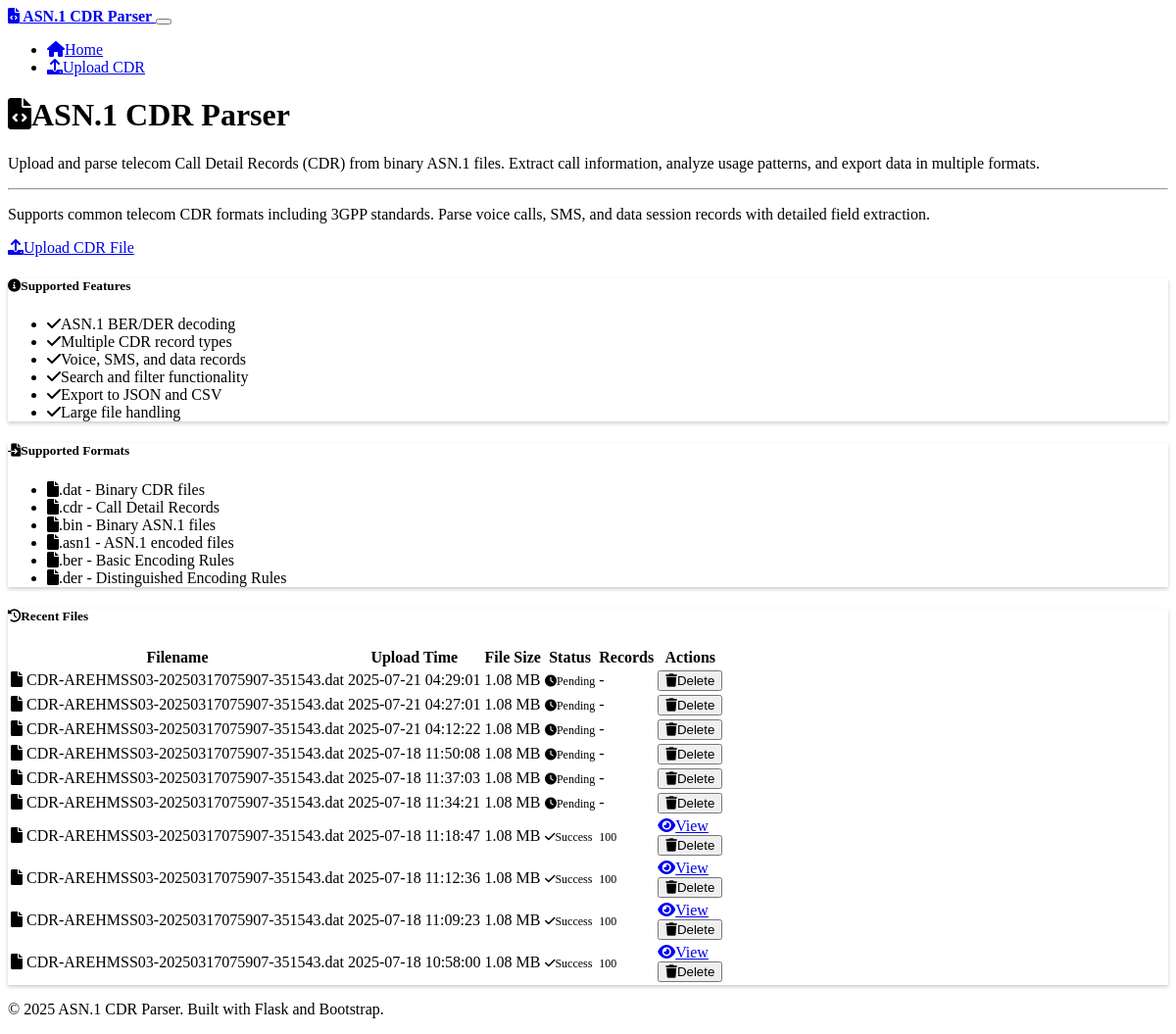
The page / on the database its author committed.
### models.py (models this page shows)
class CDRFile(db.Model):
    id = db.Column(db.Integer, primary_key=True)
    filename = db.Column(db.String(255), nullable=False)
    original_filename = db.Column(db.String(255), nullable=False)
    file_size = db.Column(db.Integer, nullable=False)
    upload_time = db.Column(db.DateTime, default=datetime.utcnow)
    parse_status = db.Column(db.String(50), default='pending')  # pending, success, error
    error_message = db.Column(db.Text)
    records_count = db.Column(db.Integer, default=0)
    records = db.relationship('CDRRecord', backref='file', lazy=True, cascade='all, delete-orphan')

### routes.py (the view)
@app.route('/')
def index():
    recent_files = CDRFile.query.order_by(CDRFile.upload_time.desc()).limit(10).all()
    return render_template('index.html', recent_files=recent_files)

### templates/index.html (shortened to what this page needs)
{% extends "base.html" %}
{% block content %}
<div class="row">
    <div class="col-12">
        <div class="jumbotron bg-secondary p-5 rounded-3 mb-4">
            <h1 class="display-4"><i class="fas fa-file-code me-3"></i>ASN.1 CDR Parser</h1>
            <p class="lead">Upload and parse telecom Call Detail Records (CDR) from binary ASN.1 files. Extract call information, analyze usage patterns, and export data in multiple formats.</p>
            <hr class="my-4">
            <p>Supports common telecom CDR formats including 3GPP standards. Parse voice calls, SMS, and data session records with detailed field extraction.</p>
            <a class="btn btn-primary btn-lg" href="{{ url_for('upload_file') }}" role="button">
                <i class="fas fa-upload me-2"></i>Upload CDR File
            </a>
        </div>
    </div>
</div>
<div class="row">
    <div class="col-md-6">
        <div class="card">
            <div class="card-header">
                <h5 class="card-title mb-0">
                    <i class="fas fa-info-circle me-2"></i>Supported Features
                </h5>
            </div>
            <div class="card-body">
                <ul class="list-unstyled">
                    <li class="mb-2"><i class="fas fa-check text-success me-2"></i>ASN.1 BER/DER decoding</li>
                    <li class="mb-2"><i class="fas fa-check text-success me-2"></i>Multiple CDR record types</li>
                    <li class="mb-2"><i class="fas fa-check text-success me-2"></i>Voice, SMS, and data records</li>
                    <li class="mb-2"><i class="fas fa-check text-success me-2"></i>Search and filter functionality</li>
                    <li class="mb-2"><i class="fas fa-check text-success me-2"></i>Export to JSON and CSV</li>
                    <li class="mb-2"><i class="fas fa-check text-success me-2"></i>Large file handling</li>
                </ul>
            </div>
        </div>
    </div>
    <div class="col-md-6">
        <div class="card">
            <div class="card-header">
                <h5 class="card-title mb-0">
                    <i class="fas fa-file-import me-2"></i>Supported Formats
                </h5>
            </div>
            <div class="card-body">
                <ul class="list-unstyled">
                    <li class="mb-2"><i class="fas fa-file me-2"></i>.dat - Binary CDR files</li>
                    <li class="mb-2"><i class="fas fa-file me-2"></i>.cdr - Call Detail Records</li>
                    <li class="mb-2"><i class="fas fa-file me-2"></i>.bin - Binary ASN.1 files</li>
                    <li class="mb-2"><i class="fas fa-file me-2"></i>.asn1 - ASN.1 encoded files</li>
                    <li class="mb-2"><i class="fas fa-file me-2"></i>.ber - Basic Encoding Rules</li>
                    <li class="mb-2"><i class="fas fa-file me-2"></i>.der - Distinguished Encoding Rules</li>
                </ul>
            </div>
        </div>
    </div>
</div>
{% if recent_files %}
<div class="row mt-4">
    <div class="col-12">
        <div class="card">
            <div class="card-header">
                <h5 class="card-title mb-0">
                    <i class="fas fa-history me-2"></i>Recent Files
                </h5>
            </div>
            <div class="card-body">
                <div class="table-responsive">
                    <table class="table table-hover">
                        <thead>
                            <tr>
                                <th>Filename</th>
                                <th>Upload Time</th>
                                <th>File Size</th>
                                <th>Status</th>
                                <th>Records</th>
                                <th>Actions</th>
                            </tr>
                        </thead>
                        <tbody>
                            {% for file in recent_files %}
                            <tr>
                                <td>
                                    <i class="fas fa-file me-2"></i>
                                    {{ file.original_filename }}
                                </td>
                                <td>{{ file.upload_time.strftime('%Y-%m-%d %H:%M:%S') }}</td>
                                <td>{{ "%.2f"|format(file.file_size / 1024 / 1024) }} MB</td>
                                <td>
                                    {% if file.parse_status == 'success' %}
                                        <span class="badge bg-success">
                                            <i class="fas fa-check me-1"></i>Success
                                        </span>
                                    {% elif file.parse_status == 'error' %}
                                        <span class="badge bg-danger">
                                            <i class="fas fa-times me-1"></i>Error
                                        </span>
                                    {% else %}
                                        <span class="badge bg-warning">
                                            <i class="fas fa-clock me-1"></i>Pending
                                        </span>
                                    {% endif %}
                                </td>
                                <td>
                                    {% if file.records_count > 0 %}
                                        <span class="badge bg-info">{{ file.records_count }}</span>
                                    {% else %}
                                        <span class="text-muted">-</span>
                                    {% endif %}
                                </td>
                                <td>
                                    {% if file.parse_status == 'success' %}
                                        <a href="{{ url_for('view_results', file_id=file.id) }}" class="btn btn-sm btn-outline-primary">
                                            <i class="fas fa-eye me-1"></i>View
                                        </a>
                                    {% endif %}
                                    <form method="POST" action="{{ url_for('delete_file', file_id=file.id) }}" class="d-inline"
                                          onsubmit="return confirm('Are you sure you want to delete this file?')">
                                        <button type="submit" class="btn btn-sm btn-outline-danger">
                                            <i class="fas fa-trash me-1"></i>Delete
                                        </button>
                                    </form>
                                </td>
                            </tr>
                            {% endfor %}
                        </tbody>
                    </table>
                </div>
            </div>
        </div>
    </div>
</div>
{% endif %}
{% endblock %}

### templates/base.html (shortened to what this page needs)
<!DOCTYPE html>
<html lang="en" data-bs-theme="dark">
<head>
    <link href="https://cdn.replit.com/agent/bootstrap-agent-dark-theme.min.css" rel="stylesheet">
    <link href="https://cdn.datatables.net/1.13.4/css/dataTables.bootstrap5.min.css" rel="stylesheet">
    <link href="https://cdnjs.cloudflare.com/ajax/libs/font-awesome/6.0.0/css/all.min.css" rel="stylesheet">
    <link href="{{ url_for('static', filename='css/custom.css') }}" rel="stylesheet">
</head>
<body>
    <nav class="navbar navbar-expand-lg navbar-dark bg-dark">
        <div class="container">
            <a class="navbar-brand" href="{{ url_for('index') }}">
                <i class="fas fa-file-code me-2"></i>
                ASN.1 CDR Parser
            </a>
            <button class="navbar-toggler" type="button" data-bs-toggle="collapse" data-bs-target="#navbarNav">
            </button>
            <div class="collapse navbar-collapse" id="navbarNav">
                <ul class="navbar-nav ms-auto">
                    <li class="nav-item">
                        <a class="nav-link" href="{{ url_for('index') }}">
                            <i class="fas fa-home me-1"></i>Home
                        </a>
                    </li>
                    <li class="nav-item">
                        <a class="nav-link" href="{{ url_for('upload_file') }}">
                            <i class="fas fa-upload me-1"></i>Upload CDR
                        </a>
                    </li>
                </ul>
            </div>
        </div>
    </nav>
    <main class="container my-4">
        {% block content %}{% endblock %}
    </main>
    <footer class="bg-dark text-light py-4 mt-5">
        <div class="container text-center">
            <p>&copy; 2025 ASN.1 CDR Parser. Built with Flask and Bootstrap.</p>
        </div>
    </footer>
</body>
</html>

### static/css/custom.css (style rules this page uses)
:root { --bs-body-bg: #1a1a1a; --bs-body-color: #e9ecef; }
.card { border: 1px solid var(--bs-border-color); box-shadow: 0 0.125rem 0.25rem rgba(0, 0, 0, 0.2); }
.jumbotron { background: linear-gradient(135deg, var(--bs-secondary), var(--bs-dark)); color: var(--bs-light); }
.table-responsive { border-radius: 0.375rem; }
.table thead th { border-bottom: 2px solid var(--bs-border-color); font-weight: 600; }
.badge { font-size: 0.75em; }
.navbar-brand { font-weight: 600; }
footer { margin-top: auto; }

### rows shown on the page
CDRFile: original_filename "CDR-AREHMSS03-20250317075907-351543.dat", upload_time "2025-07-21 04:29:01", file.file_size/1024/1024 "1.08", parse_status "pending" (drawn)
CDRFile: original_filename "CDR-AREHMSS03-20250317075907-351543.dat", upload_time "2025-07-21 04:27:01", file.file_size/1024/1024 "1.08", parse_status "pending" (drawn)
CDRFile: original_filename "CDR-AREHMSS03-20250317075907-351543.dat", upload_time "2025-07-21 04:12:22", file.file_size/1024/1024 "1.08", parse_status "pending" (drawn)
CDRFile: original_filename "CDR-AREHMSS03-20250317075907-351543.dat", upload_time "2025-07-18 11:50:08", file.file_size/1024/1024 "1.08", parse_status "pending" (drawn)
CDRFile: original_filename "CDR-AREHMSS03-20250317075907-351543.dat", upload_time "2025-07-18 11:37:03", file.file_size/1024/1024 "1.08", parse_status "pending" (drawn)
CDRFile: original_filename "CDR-AREHMSS03-20250317075907-351543.dat", upload_time "2025-07-18 11:34:21", file.file_size/1024/1024 "1.08", parse_status "pending" (drawn)
CDRFile: original_filename "CDR-AREHMSS03-20250317075907-351543.dat", upload_time "2025-07-18 11:18:47", file.file_size/1024/1024 "1.08", parse_status "success" (drawn), records_count "100"
CDRFile: original_filename "CDR-AREHMSS03-20250317075907-351543.dat", upload_time "2025-07-18 11:12:36", file.file_size/1024/1024 "1.08", parse_status "success" (drawn), records_count "100"
CDRFile: original_filename "CDR-AREHMSS03-20250317075907-351543.dat", upload_time "2025-07-18 11:09:23", file.file_size/1024/1024 "1.08", parse_status "success" (drawn), records_count "100"
CDRFile: original_filename "CDR-AREHMSS03-20250317075907-351543.dat", upload_time "2025-07-18 10:58:00", file.file_size/1024/1024 "1.08", parse_status "success" (drawn), records_count "100"
